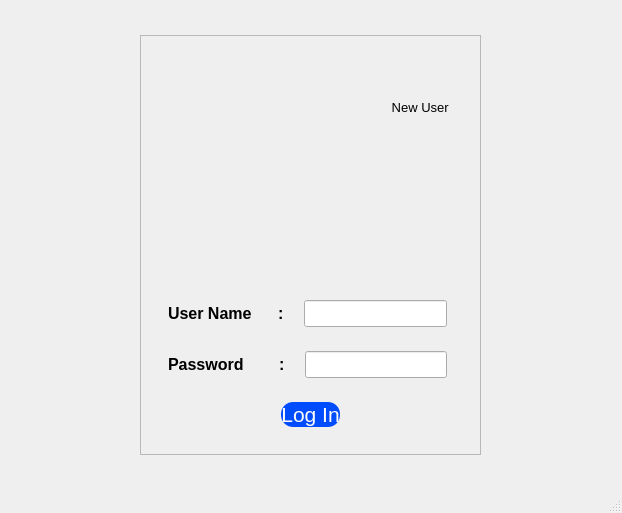
<?xml version="1.0" encoding="UTF-8"?>
<ui version="4.0">
 <class>MainWindow</class>
 <widget class="QMainWindow" name="MainWindow">
  <property name="geometry">
   <rect>
    <x>0</x>
    <y>0</y>
    <width>622</width>
    <height>513</height>
   </rect>
  </property>
  <property name="windowTitle">
   <string>MainWindow</string>
  </property>
  <widget class="QWidget" name="centralwidget">
   <layout class="QVBoxLayout" name="verticalLayout">
    <item alignment="Qt::AlignHCenter">
     <widget class="QStackedWidget" name="auth_frame">
      <property name="sizePolicy">
       <sizepolicy hsizetype="Preferred" vsizetype="Preferred">
        <horstretch>0</horstretch>
        <verstretch>0</verstretch>
       </sizepolicy>
      </property>
      <property name="maximumSize">
       <size>
        <width>16777215</width>
        <height>438</height>
       </size>
      </property>
      <property name="currentIndex">
       <number>1</number>
      </property>
      <widget class="QWidget" name="signup_frame">
       <layout class="QVBoxLayout" name="verticalLayout_3">
        <item>
         <widget class="QFrame" name="frame">
          <property name="sizePolicy">
           <sizepolicy hsizetype="Fixed" vsizetype="Preferred">
            <horstretch>0</horstretch>
            <verstretch>0</verstretch>
           </sizepolicy>
          </property>
          <property name="frameShape">
           <enum>QFrame::StyledPanel</enum>
          </property>
          <property name="frameShadow">
           <enum>QFrame::Raised</enum>
          </property>
          <layout class="QVBoxLayout" name="verticalLayout_2">
           <item alignment="Qt::AlignTop">
            <widget class="QWidget" name="widget_15" native="true">
             <layout class="QVBoxLayout" name="verticalLayout_13">
              <item alignment="Qt::AlignLeft">
               <widget class="QPushButton" name="goto_login">
                <property name="layoutDirection">
                 <enum>Qt::RightToLeft</enum>
                </property>
                <property name="text">
                 <string>Existing User</string>
                </property>
                <property name="icon">
                 <iconset resource="resources.qrc">
                  <normaloff>:/blueicons/icons/blue_icons/arrow-right.svg</normaloff>:/blueicons/icons/blue_icons/arrow-right.svg</iconset>
                </property>
                <property name="flat">
                 <bool>true</bool>
                </property>
               </widget>
              </item>
             </layout>
            </widget>
           </item>
           <item alignment="Qt::AlignTop">
            <widget class="QWidget" name="widget_16" native="true">
             <layout class="QVBoxLayout" name="verticalLayout_14">
              <item>
               <widget class="QPushButton" name="pushButton">
                <property name="sizePolicy">
                 <sizepolicy hsizetype="Minimum" vsizetype="Fixed">
                  <horstretch>0</horstretch>
                  <verstretch>0</verstretch>
                 </sizepolicy>
                </property>
                <property name="maximumSize">
                 <size>
                  <width>16777215</width>
                  <height>100</height>
                 </size>
                </property>
                <property name="text">
                 <string/>
                </property>
                <property name="icon">
                 <iconset resource="resources.qrc">
                  <normaloff>:/blueicons/icons/blue_icons/user.svg</normaloff>:/blueicons/icons/blue_icons/user.svg</iconset>
                </property>
                <property name="iconSize">
                 <size>
                  <width>60</width>
                  <height>110</height>
                 </size>
                </property>
                <property name="flat">
                 <bool>true</bool>
                </property>
               </widget>
              </item>
             </layout>
            </widget>
           </item>
           <item>
            <widget class="QWidget" name="widget" native="true">
             <property name="sizePolicy">
              <sizepolicy hsizetype="Preferred" vsizetype="Preferred">
               <horstretch>0</horstretch>
               <verstretch>0</verstretch>
              </sizepolicy>
             </property>
             <layout class="QVBoxLayout" name="verticalLayout_5">
              <item>
               <widget class="QWidget" name="widget_3" native="true">
                <layout class="QHBoxLayout" name="horizontalLayout">
                 <property name="spacing">
                  <number>20</number>
                 </property>
                 <property name="rightMargin">
                  <number>15</number>
                 </property>
                 <item>
                  <widget class="QLabel" name="label">
                   <property name="font">
                    <font>
                     <pointsize>12</pointsize>
                     <weight>75</weight>
                     <bold>true</bold>
                    </font>
                   </property>
                   <property name="text">
                    <string>User Name      :</string>
                   </property>
                  </widget>
                 </item>
                 <item>
                  <widget class="QLineEdit" name="username_field_signup">
                   <property name="font">
                    <font>
                     <pointsize>12</pointsize>
                    </font>
                   </property>
                  </widget>
                 </item>
                </layout>
               </widget>
              </item>
              <item>
               <widget class="QWidget" name="widget_4" native="true">
                <layout class="QHBoxLayout" name="horizontalLayout_2">
                 <property name="spacing">
                  <number>20</number>
                 </property>
                 <property name="rightMargin">
                  <number>15</number>
                 </property>
                 <item>
                  <widget class="QLabel" name="label_2">
                   <property name="font">
                    <font>
                     <pointsize>12</pointsize>
                     <weight>75</weight>
                     <bold>true</bold>
                    </font>
                   </property>
                   <property name="text">
                    <string>Password        :</string>
                   </property>
                  </widget>
                 </item>
                 <item>
                  <widget class="QLineEdit" name="password_field_signup">
                   <property name="font">
                    <font>
                     <pointsize>12</pointsize>
                    </font>
                   </property>
                   <property name="inputMethodHints">
                    <set>Qt::ImhHiddenText|Qt::ImhNoAutoUppercase|Qt::ImhNoPredictiveText|Qt::ImhSensitiveData</set>
                   </property>
                   <property name="echoMode">
                    <enum>QLineEdit::Password</enum>
                   </property>
                  </widget>
                 </item>
                </layout>
               </widget>
              </item>
              <item>
               <widget class="QWidget" name="widget_6" native="true">
                <layout class="QHBoxLayout" name="horizontalLayout_3">
                 <item>
                  <widget class="QLabel" name="label_3">
                   <property name="font">
                    <font>
                     <pointsize>12</pointsize>
                     <weight>75</weight>
                     <bold>true</bold>
                    </font>
                   </property>
                   <property name="text">
                    <string>Company Name :</string>
                   </property>
                  </widget>
                 </item>
                 <item>
                  <widget class="QLineEdit" name="company_name_field">
                   <property name="font">
                    <font>
                     <pointsize>12</pointsize>
                    </font>
                   </property>
                  </widget>
                 </item>
                </layout>
               </widget>
              </item>
              <item>
               <widget class="QWidget" name="widget_5" native="true">
                <layout class="QVBoxLayout" name="verticalLayout_6">
                 <property name="spacing">
                  <number>0</number>
                 </property>
                 <property name="leftMargin">
                  <number>9</number>
                 </property>
                 <property name="topMargin">
                  <number>9</number>
                 </property>
                 <property name="rightMargin">
                  <number>9</number>
                 </property>
                 <property name="bottomMargin">
                  <number>9</number>
                 </property>
                 <item alignment="Qt::AlignHCenter">
                  <widget class="QPushButton" name="signup_btn">
                   <property name="sizePolicy">
                    <sizepolicy hsizetype="Fixed" vsizetype="Fixed">
                     <horstretch>0</horstretch>
                     <verstretch>0</verstretch>
                    </sizepolicy>
                   </property>
                   <property name="maximumSize">
                    <size>
                     <width>212</width>
                     <height>47</height>
                    </size>
                   </property>
                   <property name="font">
                    <font>
                     <pointsize>16</pointsize>
                     <weight>50</weight>
                     <bold>false</bold>
                    </font>
                   </property>
                   <property name="layoutDirection">
                    <enum>Qt::LeftToRight</enum>
                   </property>
                   <property name="styleSheet">
                    <string notr="true">background-color: #004cff;
color: rgb(255, 255, 255);
border-radius:12px;</string>
                   </property>
                   <property name="text">
                    <string>Sign Up </string>
                   </property>
                   <property name="icon">
                    <iconset resource="resources.qrc">
                     <normaloff>:/whiteicons/icons/white_icons/log-in.svg</normaloff>:/whiteicons/icons/white_icons/log-in.svg</iconset>
                   </property>
                   <property name="iconSize">
                    <size>
                     <width>25</width>
                     <height>25</height>
                    </size>
                   </property>
                   <property name="shortcut">
                    <string>Return</string>
                   </property>
                   <property name="checkable">
                    <bool>false</bool>
                   </property>
                   <property name="flat">
                    <bool>true</bool>
                   </property>
                  </widget>
                 </item>
                </layout>
               </widget>
              </item>
             </layout>
            </widget>
           </item>
          </layout>
         </widget>
        </item>
       </layout>
      </widget>
      <widget class="QWidget" name="login_frame">
       <layout class="QVBoxLayout" name="verticalLayout_11">
        <item>
         <widget class="QFrame" name="frame_2">
          <property name="sizePolicy">
           <sizepolicy hsizetype="Fixed" vsizetype="Preferred">
            <horstretch>0</horstretch>
            <verstretch>0</verstretch>
           </sizepolicy>
          </property>
          <property name="frameShape">
           <enum>QFrame::StyledPanel</enum>
          </property>
          <property name="frameShadow">
           <enum>QFrame::Raised</enum>
          </property>
          <layout class="QVBoxLayout" name="verticalLayout_4">
           <item>
            <widget class="QWidget" name="widget_13" native="true">
             <layout class="QVBoxLayout" name="verticalLayout_12">
              <item alignment="Qt::AlignLeft">
               <widget class="QPushButton" name="goto_signup">
                <property name="font">
                 <font>
                  <pointsize>10</pointsize>
                 </font>
                </property>
                <property name="layoutDirection">
                 <enum>Qt::RightToLeft</enum>
                </property>
                <property name="text">
                 <string>New User </string>
                </property>
                <property name="icon">
                 <iconset resource="resources.qrc">
                  <normaloff>:/blueicons/icons/blue_icons/arrow-right.svg</normaloff>:/blueicons/icons/blue_icons/arrow-right.svg</iconset>
                </property>
                <property name="iconSize">
                 <size>
                  <width>20</width>
                  <height>20</height>
                 </size>
                </property>
                <property name="flat">
                 <bool>true</bool>
                </property>
               </widget>
              </item>
             </layout>
            </widget>
           </item>
           <item>
            <widget class="QPushButton" name="pushButton_2">
             <property name="sizePolicy">
              <sizepolicy hsizetype="Minimum" vsizetype="Fixed">
               <horstretch>0</horstretch>
               <verstretch>0</verstretch>
              </sizepolicy>
             </property>
             <property name="maximumSize">
              <size>
               <width>16777215</width>
               <height>100</height>
              </size>
             </property>
             <property name="text">
              <string/>
             </property>
             <property name="icon">
              <iconset resource="resources.qrc">
               <normaloff>:/blueicons/icons/blue_icons/user.svg</normaloff>:/blueicons/icons/blue_icons/user.svg</iconset>
             </property>
             <property name="iconSize">
              <size>
               <width>60</width>
               <height>110</height>
              </size>
             </property>
             <property name="flat">
              <bool>true</bool>
             </property>
            </widget>
           </item>
           <item>
            <widget class="QWidget" name="widget_2" native="true">
             <property name="sizePolicy">
              <sizepolicy hsizetype="Preferred" vsizetype="Preferred">
               <horstretch>0</horstretch>
               <verstretch>0</verstretch>
              </sizepolicy>
             </property>
             <layout class="QVBoxLayout" name="verticalLayout_9">
              <item>
               <widget class="QWidget" name="widget_7" native="true">
                <layout class="QHBoxLayout" name="horizontalLayout_7">
                 <property name="spacing">
                  <number>20</number>
                 </property>
                 <property name="rightMargin">
                  <number>15</number>
                 </property>
                 <item>
                  <widget class="QLabel" name="label_7">
                   <property name="font">
                    <font>
                     <pointsize>12</pointsize>
                     <weight>75</weight>
                     <bold>true</bold>
                    </font>
                   </property>
                   <property name="text">
                    <string>User Name      :</string>
                   </property>
                  </widget>
                 </item>
                 <item>
                  <widget class="QLineEdit" name="username_field_login">
                   <property name="font">
                    <font>
                     <pointsize>12</pointsize>
                    </font>
                   </property>
                  </widget>
                 </item>
                </layout>
               </widget>
              </item>
              <item>
               <widget class="QWidget" name="widget_12" native="true">
                <layout class="QHBoxLayout" name="horizontalLayout_8">
                 <property name="spacing">
                  <number>20</number>
                 </property>
                 <property name="rightMargin">
                  <number>15</number>
                 </property>
                 <item>
                  <widget class="QLabel" name="label_8">
                   <property name="font">
                    <font>
                     <pointsize>12</pointsize>
                     <weight>75</weight>
                     <bold>true</bold>
                    </font>
                   </property>
                   <property name="text">
                    <string>Password        :</string>
                   </property>
                  </widget>
                 </item>
                 <item>
                  <widget class="QLineEdit" name="password_field_login">
                   <property name="font">
                    <font>
                     <pointsize>12</pointsize>
                    </font>
                   </property>
                   <property name="inputMethodHints">
                    <set>Qt::ImhHiddenText|Qt::ImhNoAutoUppercase|Qt::ImhNoPredictiveText|Qt::ImhSensitiveData</set>
                   </property>
                   <property name="echoMode">
                    <enum>QLineEdit::Password</enum>
                   </property>
                  </widget>
                 </item>
                </layout>
               </widget>
              </item>
              <item alignment="Qt::AlignHCenter">
               <widget class="QWidget" name="widget_14" native="true">
                <layout class="QVBoxLayout" name="verticalLayout_10">
                 <property name="spacing">
                  <number>0</number>
                 </property>
                 <property name="leftMargin">
                  <number>9</number>
                 </property>
                 <property name="topMargin">
                  <number>9</number>
                 </property>
                 <property name="rightMargin">
                  <number>9</number>
                 </property>
                 <property name="bottomMargin">
                  <number>9</number>
                 </property>
                 <item>
                  <widget class="QPushButton" name="login_btn">
                   <property name="sizePolicy">
                    <sizepolicy hsizetype="Fixed" vsizetype="Fixed">
                     <horstretch>0</horstretch>
                     <verstretch>0</verstretch>
                    </sizepolicy>
                   </property>
                   <property name="maximumSize">
                    <size>
                     <width>212</width>
                     <height>37</height>
                    </size>
                   </property>
                   <property name="font">
                    <font>
                     <pointsize>16</pointsize>
                     <weight>50</weight>
                     <bold>false</bold>
                    </font>
                   </property>
                   <property name="styleSheet">
                    <string notr="true">background-color: #004cff;
color: rgb(255, 255, 255);
border-radius:12px;</string>
                   </property>
                   <property name="text">
                    <string>Log In</string>
                   </property>
                   <property name="icon">
                    <iconset resource="resources.qrc">
                     <normaloff>:/whiteicons/icons/white_icons/log-in.svg</normaloff>:/whiteicons/icons/white_icons/log-in.svg</iconset>
                   </property>
                   <property name="iconSize">
                    <size>
                     <width>25</width>
                     <height>25</height>
                    </size>
                   </property>
                   <property name="shortcut">
                    <string>Return</string>
                   </property>
                   <property name="checkable">
                    <bool>false</bool>
                   </property>
                   <property name="flat">
                    <bool>true</bool>
                   </property>
                  </widget>
                 </item>
                </layout>
               </widget>
              </item>
             </layout>
            </widget>
           </item>
          </layout>
         </widget>
        </item>
       </layout>
      </widget>
     </widget>
    </item>
   </layout>
  </widget>
  <widget class="QMenuBar" name="menubar">
   <property name="geometry">
    <rect>
     <x>0</x>
     <y>0</y>
     <width>622</width>
     <height>21</height>
    </rect>
   </property>
  </widget>
  <widget class="QStatusBar" name="statusbar"/>
 </widget>
 <resources>
  <include location="resources.qrc"/>
 </resources>
 <connections/>
</ui>
